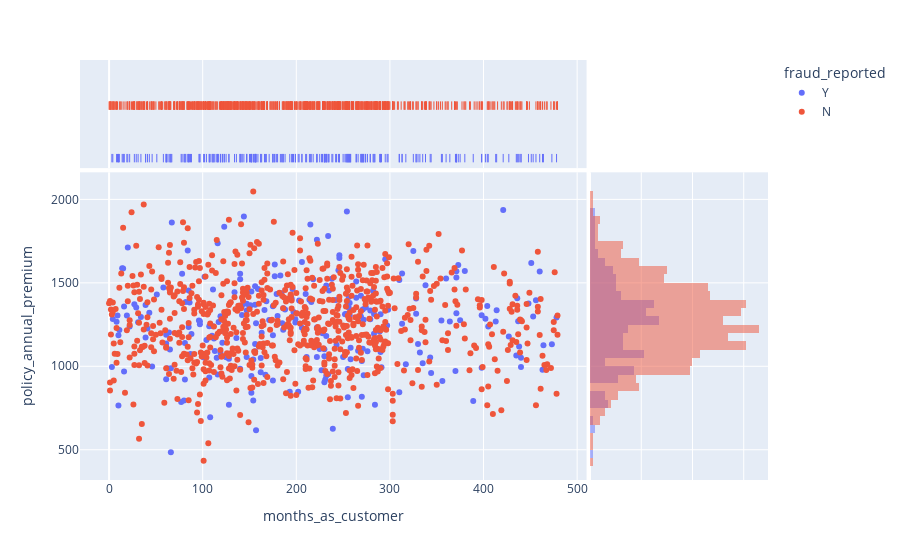

Source (notebook cell):
### Markdown cell above
The average months_as_customer is around 200. We can see that recency is linked with frauds here. Let's analyze this with policy_annual_premium..

ahhh not that conclusive!!!

### Code cell
fig = px.scatter(train, x = 'months_as_customer', y = 'policy_annual_premium', color = 'fraud_reported',
                 marginal_x = 'rug', marginal_y = 'histogram')
fig.show()

### Figure 1 — Plotly figure (JSON) as saved in the notebook; plotly's stock layout.template omitted (floating-point values rounded to 4 significant figures; data arrays with more than 128 entries replaced by an {"elided": "..."} marker saying what was removed)
{"data": [{"hovertemplate": "fraud_reported=Y<br>months_as_customer=%{x}<br>policy_annual_premium=%{y}<extra></extra>", "legendgroup": "Y", "marker": {"color": "#636efa", "symbol": "circle"}, "mode": "markers", "name": "Y", "showlegend": true, "type": "scatter", "x": {"elided": "247 int values"}, "xaxis": "x", "y": {"elided": "247 float values"}, "yaxis": "y"}, {"alignmentgroup": "True", "boxpoints": "all", "fillcolor": "rgba(255,255,255,0)", "hoveron": "points", "hovertemplate": "fraud_reported=Y<br>months_as_customer=%{x}<extra></extra>", "jitter": 0, "legendgroup": "Y", "line": {"color": "rgba(255,255,255,0)"}, "marker": {"color": "#636efa", "symbol": "line-ns-open"}, "name": "Y", "offsetgroup": "Y", "showlegend": false, "type": "box", "x": {"elided": "247 int values"}, "xaxis": "x3", "yaxis": "y3"}, {"alignmentgroup": "True", "bingroup": "y", "hovertemplate": "fraud_reported=Y<br>policy_annual_premium=%{y}<br>count=%{x}<extra></extra>", "legendgroup": "Y", "marker": {"color": "#636efa"}, "name": "Y", "offsetgroup": "Y", "opacity": 0.5, "showlegend": false, "type": "histogram", "xaxis": "x2", "y": {"elided": "247 float values"}, "yaxis": "y2"}, {"hovertemplate": "fraud_reported=N<br>months_as_customer=%{x}<br>policy_annual_premium=%{y}<extra></extra>", "legendgroup": "N", "marker": {"color": "#EF553B", "symbol": "circle"}, "mode": "markers", "name": "N", "showlegend": true, "type": "scatter", "x": {"elided": "753 int values"}, "xaxis": "x", "y": {"elided": "753 float values"}, "yaxis": "y"}, {"alignmentgroup": "True", "boxpoints": "all", "fillcolor": "rgba(255,255,255,0)", "hoveron": "points", "hovertemplate": "fraud_reported=N<br>months_as_customer=%{x}<extra></extra>", "jitter": 0, "legendgroup": "N", "line": {"color": "rgba(255,255,255,0)"}, "marker": {"color": "#EF553B", "symbol": "line-ns-open"}, "name": "N", "offsetgroup": "N", "showlegend": false, "type": "box", "x": {"elided": "753 int values"}, "xaxis": "x3", "yaxis": "y3"}, {"alignmentgroup": "True", "bingroup": "y", "hovertemplate": "fraud_reported=N<br>policy_annual_premium=%{y}<br>count=%{x}<extra></extra>", "legendgroup": "N", "marker": {"color": "#EF553B"}, "name": "N", "offsetgroup": "N", "opacity": 0.5, "showlegend": false, "type": "histogram", "xaxis": "x2", "y": {"elided": "753 float values"}, "yaxis": "y2"}], "layout": {"barmode": "overlay", "legend": {"title": {"text": "fraud_reported"}, "tracegroupgap": 0}, "margin": {"t": 60}, "xaxis": {"anchor": "y", "domain": [0, 0.7363], "title": {"text": "months_as_customer"}}, "xaxis2": {"anchor": "y2", "domain": [0.7413, 1], "matches": "x2", "showgrid": true, "showline": false, "showticklabels": false, "ticks": ""}, "xaxis3": {"anchor": "y3", "domain": [0, 0.7363], "matches": "x", "showgrid": true, "showticklabels": false}, "xaxis4": {"anchor": "y4", "domain": [0.7413, 1], "matches": "x2", "showgrid": true, "showline": false, "showticklabels": false, "ticks": ""}, "yaxis": {"anchor": "x", "domain": [0, 0.7326], "title": {"text": "policy_annual_premium"}}, "yaxis2": {"anchor": "x2", "domain": [0, 0.7326], "matches": "y", "showgrid": true, "showticklabels": false}, "yaxis3": {"anchor": "x3", "domain": [0.7426, 1], "matches": "y3", "showgrid": false, "showline": false, "showticklabels": false, "ticks": ""}, "yaxis4": {"anchor": "x4", "domain": [0.7426, 1], "matches": "y3", "showgrid": true, "showline": false, "showticklabels": false, "ticks": ""}}}
